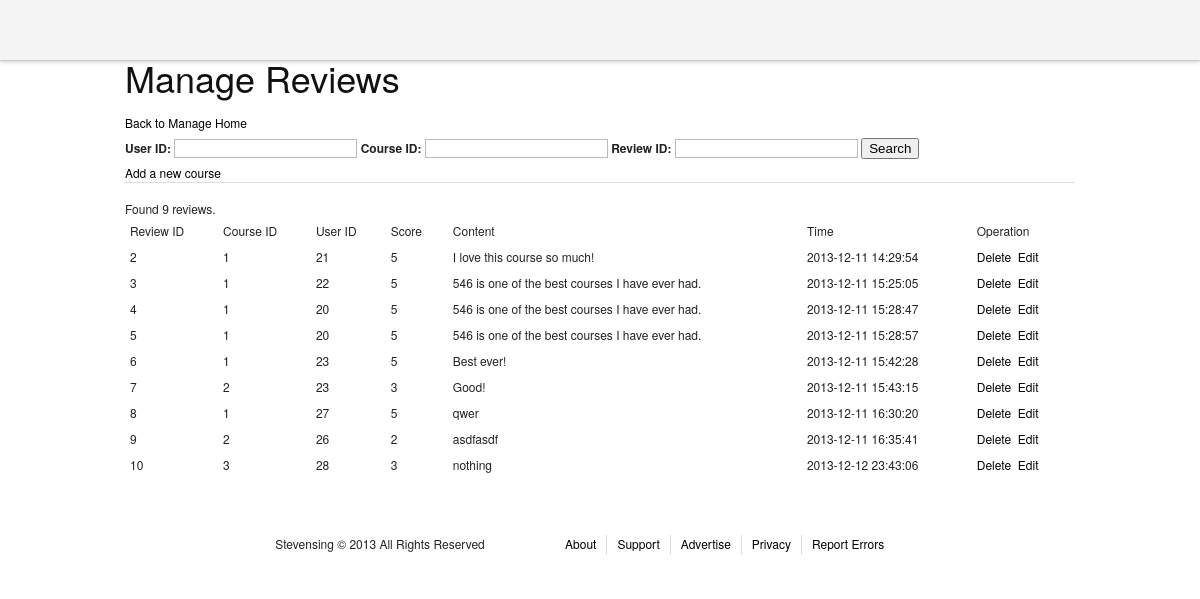
Screenshot of /admin/managereviews.php with the database file from the repository.
### tables this page shows
CREATE TABLE IF NOT EXISTS `reviews` (
  `review_id` int(11) NOT NULL AUTO_INCREMENT,
  `course_id` int(11) NOT NULL,
  `user_id` int(11) NOT NULL,
  `score` tinyint(4) NOT NULL,
  `content` varchar(3000) NOT NULL,
  `timestamp` timestamp NOT NULL DEFAULT CURRENT_TIMESTAMP ON UPDATE CURRENT_TIMESTAMP,
  PRIMARY KEY (`review_id`),
  KEY `course_id` (`course_id`)
);

### admin/managereviews.php (the view, shortened to what this page needs)
<?php
include "header.php";
include "../mysqli_connection.php";
?>
<div>
<h1>Manage Reviews</h1>
<a href = "adminhome.php">Back to Manage Home</a>
</div>
<div>
<form action = "#" method = "GET">
<label for = "user_id">User ID: </label><input type = "text" name = "user_id" value = "<?php echo isset($_GET['user_id'])?$_GET['user_id']:"";?>" />
<label for = "course_id">Course ID: </label><input type = "text" name = "course_id" value = "<?php echo isset($_GET['course_id'])?$_GET['course_id']:"";?>" />
<label for = "review_id">Review ID: </label><input type = "text" name = "review_id" value = "<?php echo isset($_GET['review_id'])?$_GET['review_id']:"";?>" />
<input type = "submit" value = "Search" />
</form>
</div>
<div>
<a href="editcourse.php">Add a new course</a>
</div>
<hr />
<div>
<table>
<thead >
<td>Review ID</td><td>Course ID</td><td>User ID</td><td>Score </td><td>Content</td><td>Time </td><td>Operation</td>
</thead>
<tbody>
<?php
$filter = "true";
$perNumber = 25;
if(isset($_GET['page']))$page = $_GET['page'];
else $page=1;
$count = $mysqli->query("select count(*) from reviews WHERE " . $filter . ";");
$rs = mysqli_fetch_array($count);
$totalNumber = $rs[0];
if ($totalNumber == 0){
        echo "<div><font color='red'>No result!</font></div>";
}
else{
        echo "<div>Found " . $totalNumber. " reviews.</div>";
}
$startCount = ($page - 1) * $perNumber;
$result = $mysqli->query("select * from reviews WHERE (" . $filter .") LIMIT $startCount, $perNumber");
if ($result){
        while ($row = mysqli_fetch_array($result)){
?>
<tr>
<td><?php echo $row["review_id"];?></td>
<td><?php echo $row["course_id"];?></td>
<td><?php echo $row["user_id"];?></td>
<td><?php echo $row["score"];?></td>
<td><?php echo $row["content"];?></td>
<td><?php echo $row["timestamp"];?></td>
<td><a href="javascript:" onclick = "show_delete_yes(this,<?php echo $row['course_id'];?>);" >Delete</a>&nbsp&nbsp<a href="editcourse.php?id=<?php echo $row['course_id'];?>">Edit</a></td>
</tr>
</tbody>
<?php
        }
 }
?>
</table>
</div>
<?php
include "footer.php";

### stylesheets/screen.css (style rules this page uses)
html { margin:0;padding:0;border:0; }
body, div, span, object, iframe, h1, h2, h3, h4, h5, h6, p, blockquote, pre, a, abbr, acronym, address, code, del, dfn, em, img, q, dl, dt, dd, ol, ul, li, fieldset, form, label, legend, table, caption, tbody, tfoot, thead, tr, th, td, article, aside, dialog, figure, footer, header, hgroup, nav, section { margin:0;padding:0;border:0;font-size:100%;font:inherit;vertical-align:baseline; }
body { line-height:1.5;background:white; }
table { border-collapse:separate;border-spacing:0; }
caption, th, td { text-align:left;font-weight:normal;float:none !important; }
table, th, td { vertical-align:middle; }
html { font-size:100.01%; }
body { font-size:75%;color:#222;background:#fff;font-family:"Helvetica Neue", Arial, Helvetica, sans-serif; }
h1, h2, h3, h4, h5, h6 { font-weight:normal;color:#111; }
h1 { font-size:3em;line-height:1;margin-bottom:0.5em; }
a { color:#06c;text-decoration:underline; }
table { margin-bottom:1.4em;width:100%; }
th, td, caption { padding:4px 10px 4px 5px; }
label { font-weight:bold; }
input[type=text], input[type=password], input[type=url], input[type=email], input.text, input.title, textarea { background-color:#fff;border:1px solid #bbb;color:#000; }
input[type=text], input[type=password], input[type=url], input[type=email], input.text, input.title, textarea, select { margin:0.5em 0; }
hr { background:#ddd;color:#ddd;clear:both;float:none;width:100%;height:1px;margin:0 0 17px;border:none; }

### stylesheets/common.css (style rules this page uses)
body { font-family: 'Helvetica Neue', Helvetica, Arial, 'lucida grande',tahoma,verdana,arial,sans-serif; }
a, a:hover, a:visited, a:link { color: #000; text-decoration: none; }

### admin/managereviews.php (style rules this page uses)
thead { border:2px solid #EEE; }

### rows the page displays
reviews: review_id "2", course "1", user "21", score "5", content "I love this course so much!", timestamp "2013-12-11 14:29:54"
reviews: review_id "3", course "1", user "22", score "5", content "546 is one of the best courses I have ever had.", timestamp "2013-12-11 15:25:05"
reviews: review_id "4", course "1", user "20", score "5", content "546 is one of the best courses I have ever had.", timestamp "2013-12-11 15:28:47"
reviews: review_id "5", course "1", user "20", score "5", content "546 is one of the best courses I have ever had.", timestamp "2013-12-11 15:28:57"
reviews: review_id "6", course "1", user "23", score "5", content "Best ever!", timestamp "2013-12-11 15:42:28"
reviews: review_id "7", course "2", user "23", score "3", content "Good!", timestamp "2013-12-11 15:43:15"
reviews: review_id "8", course "1", user "27", score "5", content "qwer", timestamp "2013-12-11 16:30:20"
reviews: review_id "9", course "2", user "26", score "2", content "asdfasdf", timestamp "2013-12-11 16:35:41"
reviews: review_id "10", course "3", user "28", score "3", content "nothing", timestamp "2013-12-12 23:43:06"

### other values shown
$totalNumber "9"
